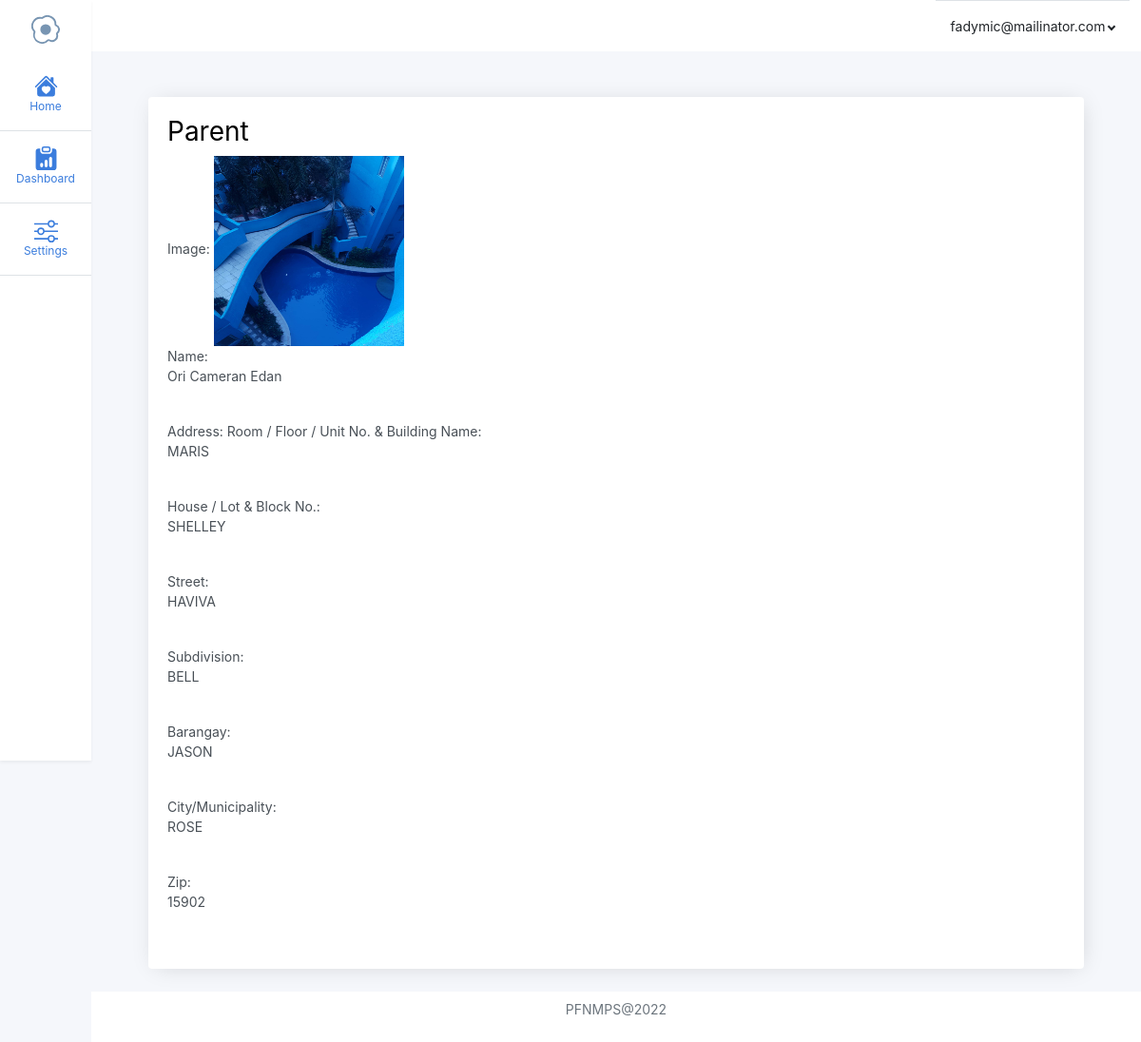
Page /parents/profile-parent.php (signed in) on the committed database.
### tables this page shows
CREATE TABLE `users` (
  `id` int(11) NOT NULL,
  `user_id` varchar(250) NOT NULL,
  `email` varchar(50) NOT NULL,
  `password` varchar(50) NOT NULL,
  `first_name` varchar(50) NOT NULL,
  `middle_name` varchar(50) NOT NULL,
  `last_name` varchar(50) NOT NULL,
  `contact_number` varchar(50) NOT NULL,
  `room` varchar(50) NOT NULL,
  `house` varchar(50) NOT NULL,
  `street` varchar(50) NOT NULL,
  `subdivision` varchar(50) NOT NULL,
  `barangay` varchar(50) NOT NULL,
  `city` varchar(50) NOT NULL,
  `zip` varchar(50) NOT NULL,
  `address` varchar(255) NOT NULL,
  `gender` varchar(11) NOT NULL,
  `user_type` int(11) NOT NULL,
  `image` blob NOT NULL,
  `student_id` varchar(255) NOT NULL,
  `date_time_created` datetime NOT NULL,
  `date_time_updated` datetime NOT NULL
);

### parents/profile-parent.php (the view, shortened to what this page needs)
<?php
include('../connection.php');
$email = $_SESSION['email'];
?>
<!DOCTYPE html>
<html lang="en">
<head>
    <link rel="stylesheet" href="../admin-template/css/app.css">
    <link rel="stylesheet" href="../src/styles/custom/stickynav.css">
</head>
<body>
<div class="outer-container d-flex">
  <div class="sticky-nav bg-white vh-100 shadow" style="height: 100%;">
    <a href="#" class="brand p-3 link-dark text-decoration-none bg-white text-center" title="" data-bs-toggle="tooltip" data-bs-placement="right" data-bs-original-title="Icon-only">
    </a>
    <ul class="list nav nav-flush mb-auto text-center">
      <li class="nav-item">
        <a href="home-parent.php" class="nav-link active py-3 d-flex flex-column align-items-center text-start border-bottom" aria-current="page" title="" data-bs-toggle="tooltip" data-bs-placement="right" data-bs-original-title="Home">
            <p class="p-0 m-0" style="font-size: 12px;">Home</p>
        </a>
      </li>
      <li class="nav-item">
        <a href="dashboard-parent.php" class="nav-link py-3 border-bottom" title="" data-bs-toggle="tooltip" data-bs-placement="right" data-bs-original-title="Dashboard">
            <p class="p-0 m-0" style="font-size: 12px;">Dashboard</p>
        </a>
      </li>
      <li class="nav-item">
        <a href="#" class="nav-link py-3 border-bottom" title="" data-bs-toggle="tooltip" data-bs-placement="right" data-bs-original-title="Orders">
            <p class="p-0 m-0" style="font-size: 12px;">Settings</p>
        </a>
      </li>
    </ul>
  </div>
<main class="main-container container-fluid-lg bg-light" style="width: 100%; position: relative">
    <nav class="navbar navbar-expand-lg navbar-light bg-white p-0" style="box-shadow: none;">
        <div class="container-fluid justify-content-end">
            <div class="dropdown border-top">
                <a href="#" class="d-flex align-items-center justify-content-center p-3 link-dark text-decoration-none dropdown-toggle" id="dropdownUser3" data-bs-toggle="dropdown" aria-expanded="false">
                    <?= $_SESSION['email']; ?>
                </a>
            </div>
        </div>
    </nav>
    <main class="content">
        <div class="container-fluid" style="height: 100%;">
            <div class="row">
                <div class="col-lg-12">
                    <div class="card" style="border: none; height: 100%; box-shadow: 2px 2px 23px -6px rgba(0,0,0,0.17);">
                        <div class="card-body">
                        <h1>Parent</h1>
                            <?php
                            $query = "SELECT users.first_name AS 'users_first_name', users.middle_name AS 'users_middle_name', users.last_name AS 'users_last_name' , users.room AS 'users_room', users.house AS 'users_house', users.street AS 'users_street' , users.subdivision AS 'users_subdivision' , users.barangay AS 'users_barangay', users.city AS 'users_city', users.zip AS 'users_zip', users.image AS 'parent_image', students.first_name AS 'students_first_name', students.middle_name  AS 'students_middle_name', students.last_name  AS 'students_last_name', students.date_of_birth AS 'students_date_of_birth', students.gender AS 'students_gender', students.student_id
                            AS 'students_student_id' FROM users
                            LEFT JOIN students ON  users.student_id = students.student_id WHERE email = '$email'";
                            $run = mysqli_query($conn,$query);
                            if(mysqli_num_rows($run) > 0){
                            foreach ($run as $row) {
                                ?>
                                    <label for="">Image:</label>
                                    <img src="<?php echo "../guardian_image/". $row['parent_image']; ?>" alt="" width="200px" height="200px">
                                    <br>
                                    <label for="">Name:</label>
                                    <p><?php echo ucfirst($row ['users_first_name']) . " " . ucfirst($row ['users_middle_name']) . " "  . ucfirst($row ['users_last_name'])  ?></p>
                                    <br>
                                    <label for="">Address:</label>
                                    <label for="">Room / Floor / Unit No. & Building Name: </label>
                                    <p><?php echo $row ['users_room'] ?></p>
                                    <br>
                                    <label for="">House / Lot & Block No.: </label>
                                    <p><?php echo $row ['users_house']?></p>
                                    <br>
                                    <label for="">Street: </label>
                                    <p><?php echo $row ['users_street']?></p>
                                    <br>
                                    <label for="">Subdivision: </label>
                                    <p><?php echo $row ['users_subdivision']?></p>
                                    <br>
                                    <label for="">Barangay: </label>
                                    <p><?php echo $row ['users_barangay']?></p>
                                    <br>
                                    <label for="">City/Municipality: </label>
                                    <p><?php echo $row ['users_city']?></p>
                                    <br>
                                    <label for="">Zip: </label>
                                    <p><?php echo $row ['users_zip']?></p>
                                <?php
                            }
                            }
                            ?>
                        </div>
                    </div>
                </div>
            </div>
        </div>
    </main>
    <footer class="footer bg-white p-2 w-100">
        <p class="text-center text-muted">PFNMPS@2022</p>
    </footer>
</main>
</div>
</body>
</html>

### src/styles/custom/stickynav.css (style rules this page uses)
.outer-container { position: relative; }
.sticky-nav { width: 6rem; display: flex; flex-direction: column; height: 100%; position: fixed; left: 0; z-index: 11111; }
.main-container { margin-left: 6rem; }
.list { display: flex; flex-direction: column; }

### rows in the picture
users: image (picture), first_name "Ori", middle_name "Cameran", last_name "Edan", room "MARIS", house "SHELLEY", street "HAVIVA", subdivision "BELL", barangay "JASON", city "ROSE", zip "15902"

### other values in the picture
$_SESSION['email'] "fadymic@mailinator.com"
